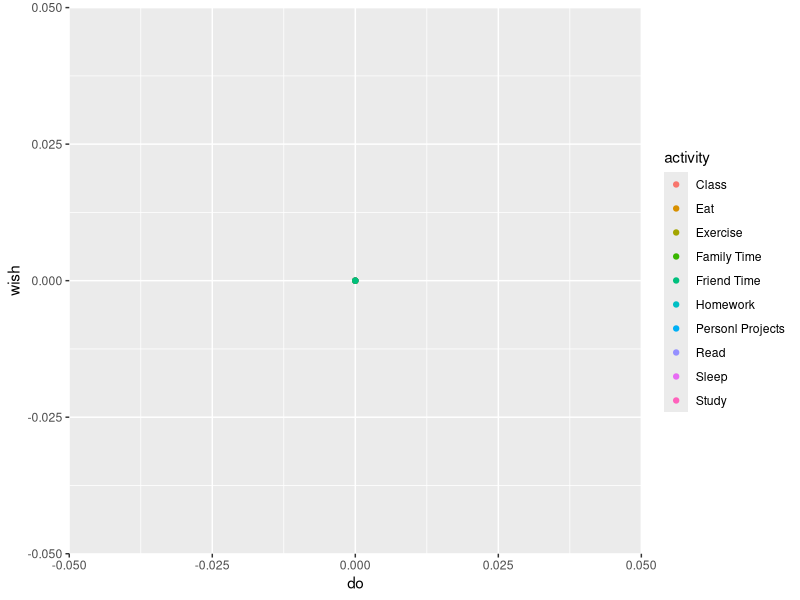

Recreate this plot in R.
df <- data.frame(activity = "1":"2", do = 1:10, wish = 1:10)
df$activity <- as.character(df$activity)
df$do <- as.integer(df$do)
df$wish <- as.integer(df$wish)
class(df$activity)
df$activity <- c("Sleep", "Eat", "Exercise", "Study", "Read", "Homework", "Class", "Personl Projects", "Family Time", "Friend Time")
df$do <-0 
df$wish <- 0
View(df)

library(ggplot2)
ggplot(df, aes(x = do, y = wish, color = activity)) + geom_point() + labs()

